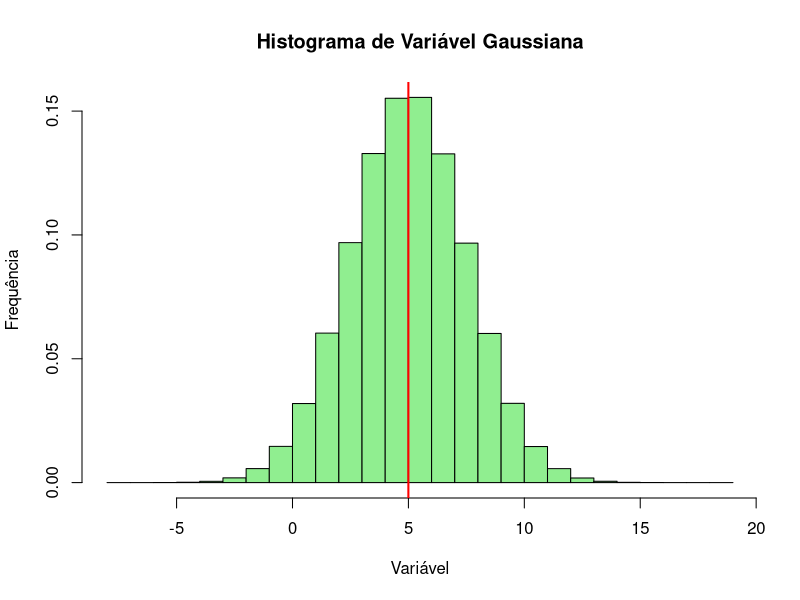
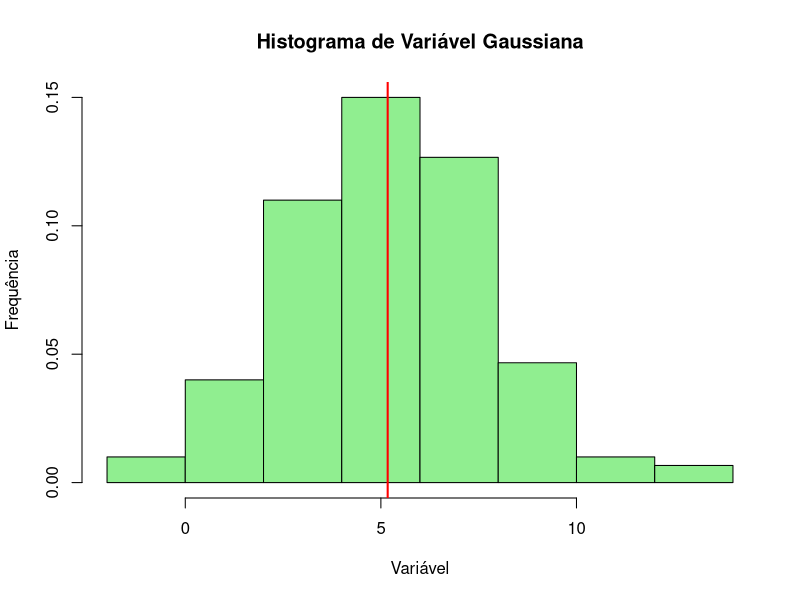
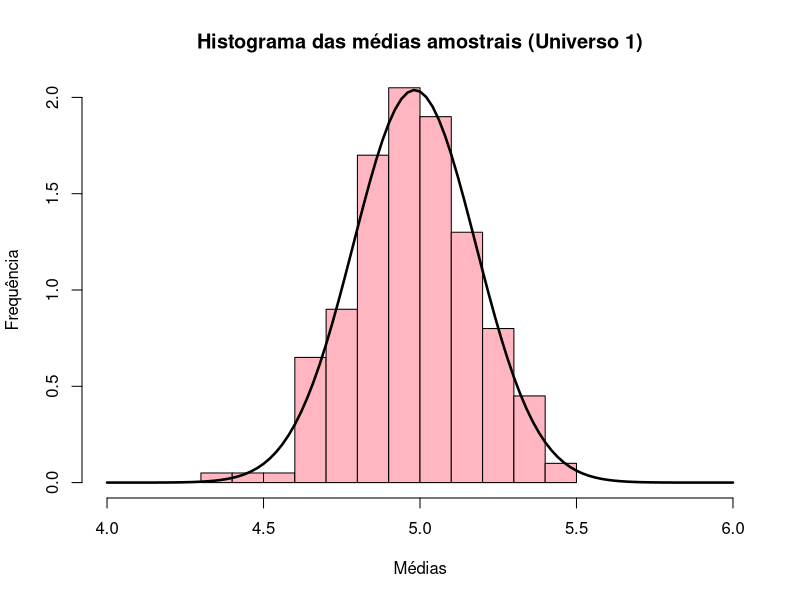
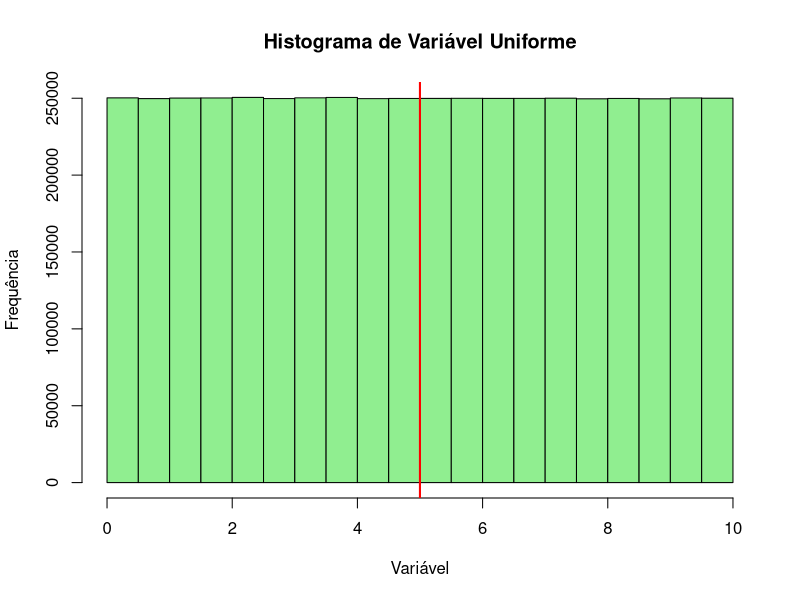
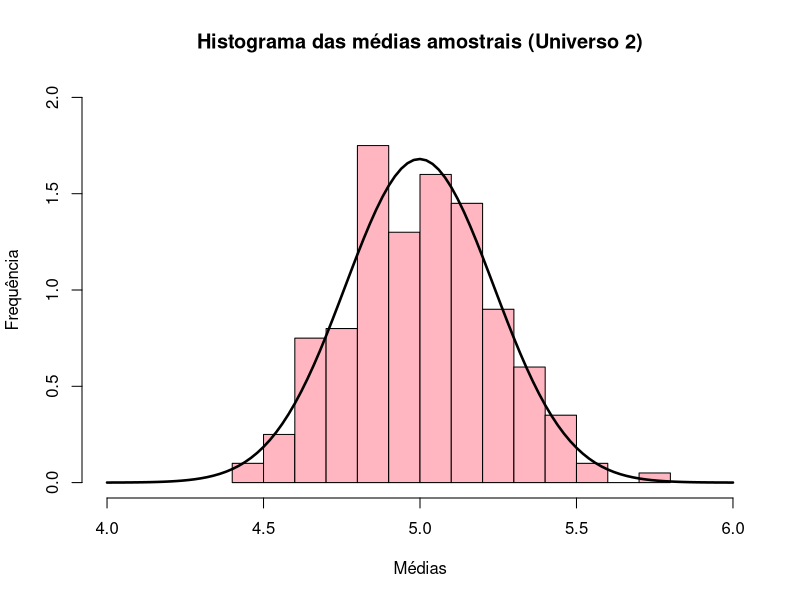
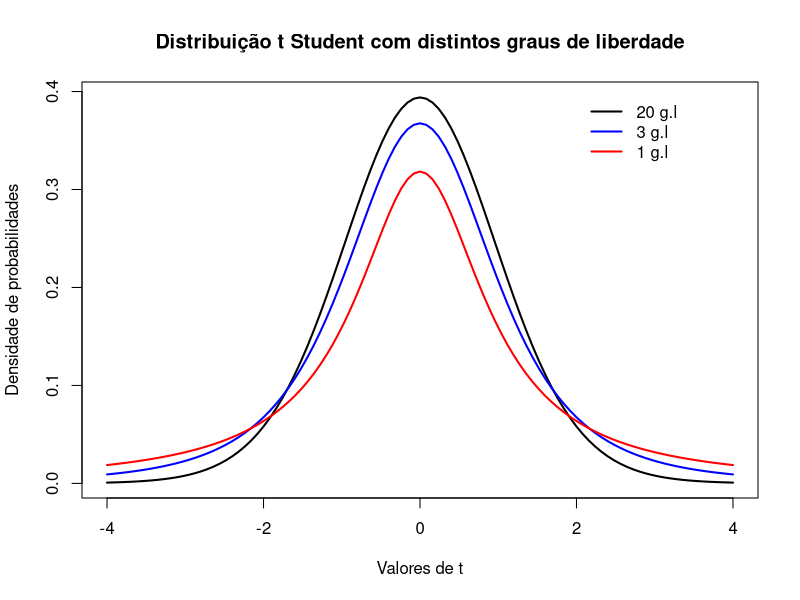
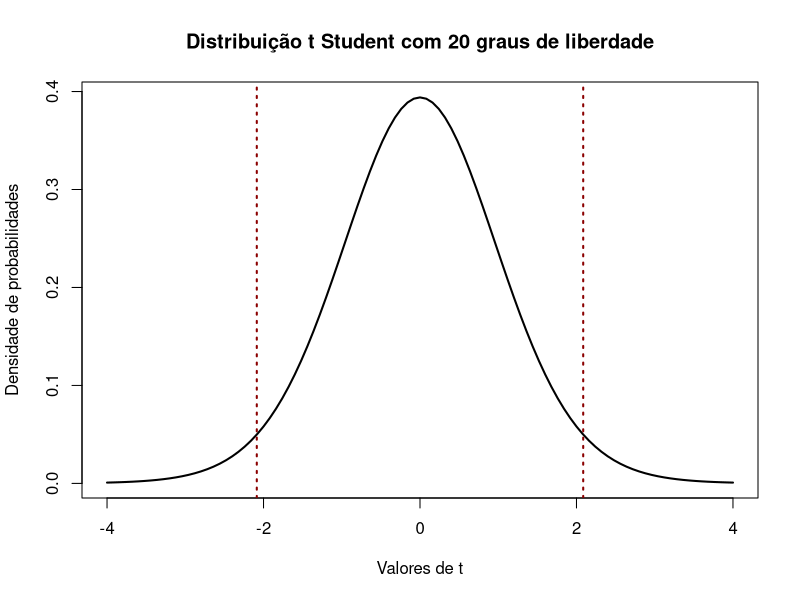

Write the R code that produced these figures, in order.
set.seed(123)

universo_1 <- rnorm(n = 5000000, mean = 5, sd = 2.5)

mean(universo_1)

sd(universo_1)

hist(universo_1, main = "Histograma de Variável Gaussiana",
     col = "lightgreen", xlab = "Variável", ylab = "Frequência", probability = TRUE)

abline(v = mean(universo_1), col = "red", lwd = 2)

amostra <- sample(universo_1, size = 150)

amostra

mean(amostra)

sd(amostra)

hist(amostra, main = "Histograma de Variável Gaussiana",
     col = "lightgreen", xlab = "Variável", ylab = "Frequência", probability = TRUE)

abline(v = mean(amostra), col = "red", lwd = 2)

amostras_1 <- matrix(nrow = 150, ncol = 200)

# Amostragem

for (i in 1:200)
{
  amostras_1[,i] = sample(universo_1, size = 150)
}

dim(amostras_1)

summary(amostras_1)

medias_1 <- apply(amostras_1, 2, mean)

hist(medias_1, col = "lightpink", main = "Histograma das médias amostrais (Universo 1)", xlab = "Médias", 
     ylab = "Frequência", probability = TRUE, xlim = c(4,6), ylim = c(0,2), nclass = 11)

curve(dnorm(x, mean = mean(medias_1), sd = sd(medias_1)),
      lwd = 2.5, add = TRUE, yaxt = "n")

mean(medias_1)
mean(universo_1)

universo_2 <- runif(n = 5000000, min = 0, max = 10)

hist(universo_2, main = "Histograma de Variável Uniforme",
     col = "lightgreen", xlab = "Variável", ylab = "Frequência")
abline(v = mean(universo_2), col = "red", lwd = 2)

amostras_2 <- matrix(nrow = 150, ncol = 200)

# Amostragem

for (i in 1:200)
{
  amostras_2[,i] = sample(universo_2, size = 150)
}

medias_2 <- apply(amostras_2, 2, mean)

hist(medias_2, col = "lightpink", main = "Histograma das médias amostrais (Universo 2)", xlab = "Médias", 
     ylab = "Frequência", probability = TRUE, xlim = c(4,6), ylim = c(0,2), nclass = 11)

curve(dnorm(x, mean = mean(medias_2), sd = sd(medias_2)),
      lwd = 2.5, add = TRUE, yaxt = "n")

mean(medias_2)
mean(universo_2)

intconf <- function(x, alpha) {
  
  media <- mean(x, na.rm = TRUE)
  dp <- sd(x, na.rm = TRUE)
  n <- length(x)
  
  nomes <- c(paste0(alpha/2*100, "%"), paste0((1-alpha/2)*100, "%"))
  
  resultado <- c(media + (qt(alpha/2, n-1) * dp / sqrt(n)),
                 media + (qt(1-alpha/2, n-1) * dp / sqrt(n)))
  names(resultado) <- nomes
  resultado
}

# A amostra de n = 50
amostra <- sample(universo_1, size = 50)
# A média
mean(amostra)
intconf(amostra, 0.05)

# A amostra de n = 100
amostra <- sample(universo_1, size = 100)
# A média
mean(amostra)
intconf(amostra, 0.05)

# A amostra de n = 500
amostra <- sample(universo_1, size = 500)
# A média
mean(amostra)
intconf(amostra, 0.05)

# A amostra de n = 1000
amostra <- sample(universo_1, size = 1000)
# A média
mean(amostra)
intconf(amostra, 0.05)

# A amostra de n = 1500
amostra <- sample(universo_1, size = 1500)
# A média
mean(amostra)
intconf(amostra, 0.05)

# As 3 curvas com distintos graus de liberdade

curve(dt(x, 20), from = -4, to = 4, col = "black", main = "Distribuição t Student com distintos graus de liberdade",
      xlab = "Valores de t", ylab = "Densidade de probabilidades", lwd = 2)

curve(dt(x, 3), from = -4, to = 4, col = "blue", add = TRUE, lwd = 2)

curve(dt(x, 1), from = -4, to = 4, col = "red", add = TRUE, lwd = 2)

# legenda
legend(x = 2, y = 0.4, legend = c("20 g.l", "3 g.l", "1 g.l"), 
       col = c("black", "blue", "red"), bty = "n", lwd = 2, lty = 1)


# A curva de 20 g.l. acotada em 95%
curve(dt(x, 20), from = -4, to = 4, col = "black", main = "Distribuição t Student com 20 graus de liberdade",
      xlab = "Valores de t", ylab = "Densidade de probabilidades", lwd = 2)

abline(v = qt(0.025, 20), col = "darkred", lwd = 2, lty = 3)
abline(v = qt(0.975, 20), col = "darkred", lwd = 2, lty = 3)